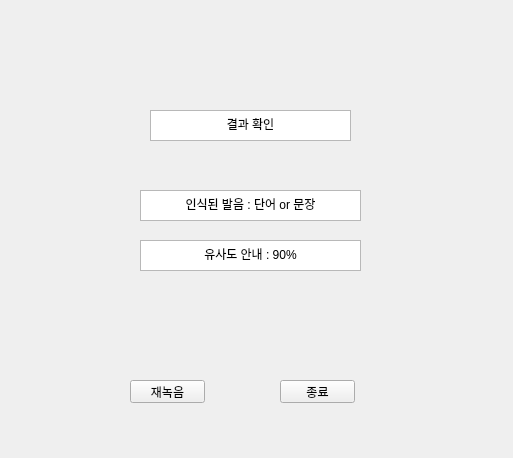
<?xml version="1.0" encoding="UTF-8"?>
<ui version="4.0">
 <class>Form</class>
 <widget class="QWidget" name="Form">
  <property name="geometry">
   <rect>
    <x>0</x>
    <y>0</y>
    <width>513</width>
    <height>458</height>
   </rect>
  </property>
  <property name="windowTitle">
   <string>Form</string>
  </property>
  <widget class="QTextBrowser" name="check_word_3">
   <property name="geometry">
    <rect>
     <x>140</x>
     <y>240</y>
     <width>221</width>
     <height>31</height>
    </rect>
   </property>
   <property name="autoFillBackground">
    <bool>true</bool>
   </property>
   <property name="html">
    <string>&lt;!DOCTYPE HTML PUBLIC &quot;-//W3C//DTD HTML 4.0//EN&quot; &quot;http://www.w3.org/TR/REC-html40/strict.dtd&quot;&gt;
&lt;html&gt;&lt;head&gt;&lt;meta name=&quot;qrichtext&quot; content=&quot;1&quot; /&gt;&lt;style type=&quot;text/css&quot;&gt;
p, li { white-space: pre-wrap; }
&lt;/style&gt;&lt;/head&gt;&lt;body style=&quot; font-family:'Gulim'; font-size:9pt; font-weight:400; font-style:normal;&quot;&gt;
&lt;p align=&quot;center&quot; style=&quot; margin-top:0px; margin-bottom:0px; margin-left:0px; margin-right:0px; -qt-block-indent:0; text-indent:0px;&quot;&gt;유사도 안내 : 90%&lt;/p&gt;&lt;/body&gt;&lt;/html&gt;</string>
   </property>
  </widget>
  <widget class="QTextBrowser" name="check_word_2">
   <property name="geometry">
    <rect>
     <x>140</x>
     <y>190</y>
     <width>221</width>
     <height>31</height>
    </rect>
   </property>
   <property name="autoFillBackground">
    <bool>true</bool>
   </property>
   <property name="html">
    <string>&lt;!DOCTYPE HTML PUBLIC &quot;-//W3C//DTD HTML 4.0//EN&quot; &quot;http://www.w3.org/TR/REC-html40/strict.dtd&quot;&gt;
&lt;html&gt;&lt;head&gt;&lt;meta name=&quot;qrichtext&quot; content=&quot;1&quot; /&gt;&lt;style type=&quot;text/css&quot;&gt;
p, li { white-space: pre-wrap; }
&lt;/style&gt;&lt;/head&gt;&lt;body style=&quot; font-family:'Gulim'; font-size:9pt; font-weight:400; font-style:normal;&quot;&gt;
&lt;p align=&quot;center&quot; style=&quot; margin-top:0px; margin-bottom:0px; margin-left:0px; margin-right:0px; -qt-block-indent:0; text-indent:0px;&quot;&gt;인식된 발음 : 단어 or 문장&lt;/p&gt;&lt;/body&gt;&lt;/html&gt;</string>
   </property>
  </widget>
  <widget class="QPushButton" name="pushButton_2">
   <property name="geometry">
    <rect>
     <x>280</x>
     <y>380</y>
     <width>75</width>
     <height>23</height>
    </rect>
   </property>
   <property name="text">
    <string>종료</string>
   </property>
  </widget>
  <widget class="QTextBrowser" name="check_word">
   <property name="geometry">
    <rect>
     <x>150</x>
     <y>110</y>
     <width>201</width>
     <height>31</height>
    </rect>
   </property>
   <property name="autoFillBackground">
    <bool>true</bool>
   </property>
   <property name="html">
    <string>&lt;!DOCTYPE HTML PUBLIC &quot;-//W3C//DTD HTML 4.0//EN&quot; &quot;http://www.w3.org/TR/REC-html40/strict.dtd&quot;&gt;
&lt;html&gt;&lt;head&gt;&lt;meta name=&quot;qrichtext&quot; content=&quot;1&quot; /&gt;&lt;style type=&quot;text/css&quot;&gt;
p, li { white-space: pre-wrap; }
&lt;/style&gt;&lt;/head&gt;&lt;body style=&quot; font-family:'Gulim'; font-size:9pt; font-weight:400; font-style:normal;&quot;&gt;
&lt;p align=&quot;center&quot; style=&quot; margin-top:0px; margin-bottom:0px; margin-left:0px; margin-right:0px; -qt-block-indent:0; text-indent:0px;&quot;&gt;결과 확인&lt;/p&gt;&lt;/body&gt;&lt;/html&gt;</string>
   </property>
  </widget>
  <widget class="QPushButton" name="pushButton">
   <property name="geometry">
    <rect>
     <x>130</x>
     <y>380</y>
     <width>75</width>
     <height>23</height>
    </rect>
   </property>
   <property name="text">
    <string>재녹음</string>
   </property>
  </widget>
 </widget>
 <resources/>
 <connections/>
</ui>
